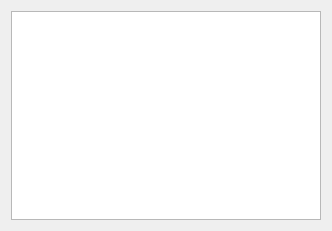
<?xml version="1.0" encoding="UTF-8"?>
<ui version="4.0">
 <class>Console</class>
 <widget class="QDialog" name="Console">
  <property name="geometry">
   <rect>
    <x>0</x>
    <y>0</y>
    <width>332</width>
    <height>231</height>
   </rect>
  </property>
  <property name="mouseTracking">
   <bool>false</bool>
  </property>
  <property name="contextMenuPolicy">
   <enum>Qt::DefaultContextMenu</enum>
  </property>
  <property name="windowTitle">
   <string>Console</string>
  </property>
  <property name="windowIcon">
   <iconset resource="resources.qrc">
    <normaloff>:/icons/mailbox_empty.png</normaloff>:/icons/mailbox_empty.png</iconset>
  </property>
  <property name="toolTip">
   <string/>
  </property>
  <property name="whatsThis">
   <string/>
  </property>
  <layout class="QHBoxLayout" name="horizontalLayout">
   <item>
    <widget class="QListWidget" name="logList">
     <property name="minimumSize">
      <size>
       <width>0</width>
       <height>0</height>
      </size>
     </property>
     <property name="contextMenuPolicy">
      <enum>Qt::DefaultContextMenu</enum>
     </property>
     <property name="layoutDirection">
      <enum>Qt::LeftToRight</enum>
     </property>
     <property name="autoFillBackground">
      <bool>false</bool>
     </property>
    </widget>
   </item>
  </layout>
 </widget>
 <resources>
  <include location="resources.qrc"/>
 </resources>
 <connections/>
</ui>
